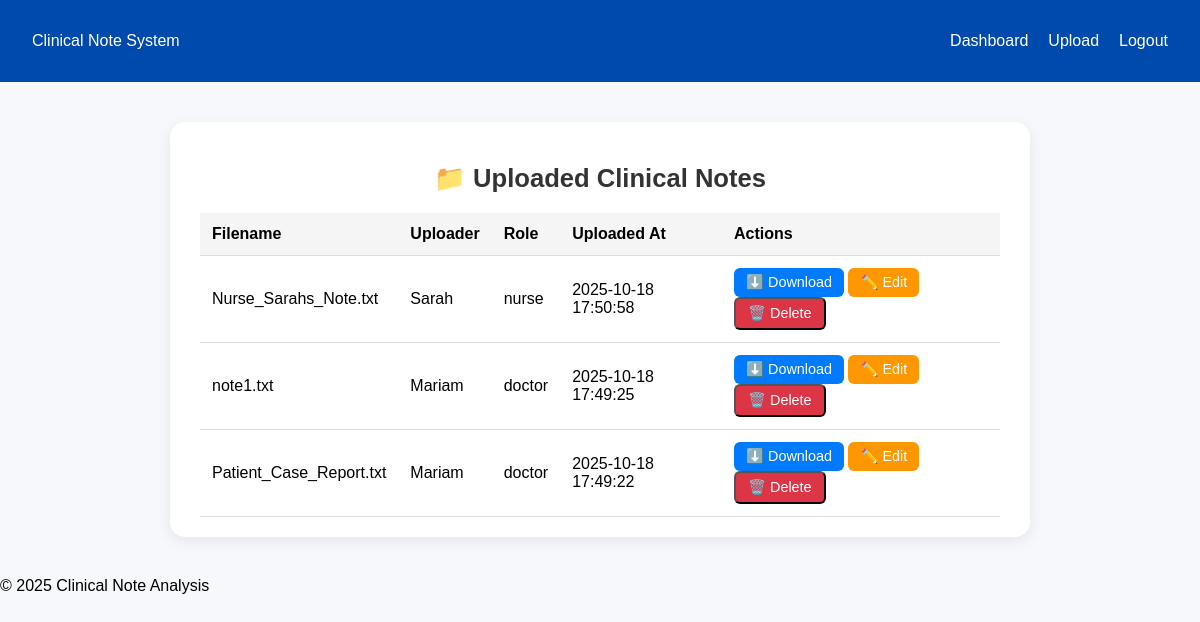
Page /view_uploads (signed in) on the earlier database version.
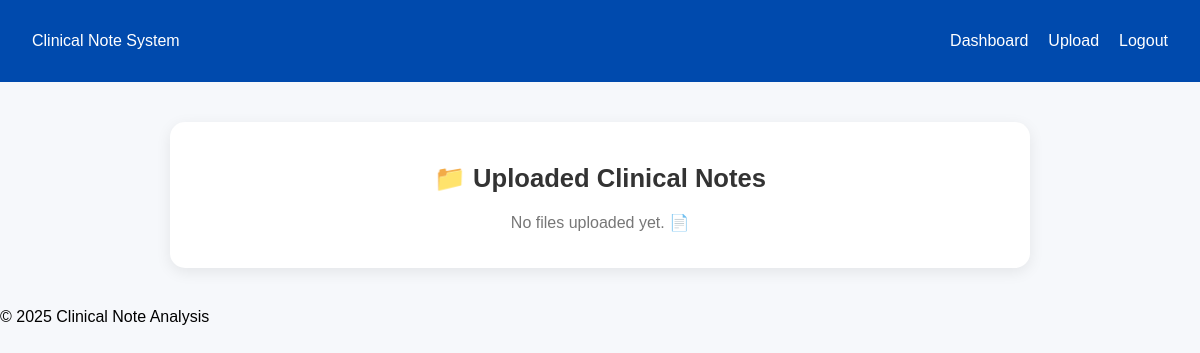
Same page on the later database version.
### tables this page shows
CREATE TABLE uploads (
                        id INTEGER PRIMARY KEY AUTOINCREMENT,
                        filename TEXT NOT NULL,
                        uploader TEXT NOT NULL,
                        role TEXT NOT NULL,
                        uploaded_at TIMESTAMP DEFAULT CURRENT_TIMESTAMP
                    );

### app.py (the view)
@app.route('/view_uploads')
def view_uploads():
    role = session.get('role')
    username = session.get('username')
    if role not in ['doctor', 'nurse']:
        return redirect(url_for('login'))
    with get_db() as conn:
        if role == 'doctor':
            files = conn.execute(
                "SELECT * FROM uploads ORDER BY uploaded_at DESC"
            ).fetchall()
        else:
            files = conn.execute(
                "SELECT * FROM uploads WHERE uploader=? AND role=? ORDER BY uploaded_at DESC",
                (username, role)
            ).fetchall()
    return render_template('view_uploads.html', files=files, role=role)

### app.py (called while the page is built)
def get_db():
    conn = sqlite3.connect("database.db")
    conn.row_factory = sqlite3.Row
    return conn

### Templates/view_uploads.html (shortened to what this page needs)
{% extends "base.html" %}
{% block content %}
<div class="view-uploads-container">
  <h2 class="section-title">📁 Uploaded Clinical Notes</h2>
  {% if files %}
  <table class="uploads-table">
    <thead>
      <tr>
        <th>Filename</th>
        <th>Uploader</th>
        <th>Role</th>
        <th>Uploaded At</th>
        <th>Actions</th>
      </tr>
    </thead>
    <tbody>
      {% for file in files %}
      <tr>
        <td>{{ file.filename }}</td>
        <td>{{ file.uploader }}</td>
        <td>{{ file.role }}</td>
        <td>{{ file.uploaded_at }}</td>
        <td>
          <a href="{{ url_for('download_file', filename=file.filename, uploader_role=file.role) }}"
             class="download-btn">⬇️ Download</a>
          {% if role == 'doctor' and file.filename.endswith('.txt') %}
          <a href="{{ url_for('edit_file', filename=file.filename, uploader_role=file.role) }}"
             class="download-btn" style="background:#ff9800;">
            ✏️ Edit
          </a>
          {% endif %}
        {% if role == 'doctor' %}
<form action="{{ url_for('delete_file', filename=file.filename, uploader_role=file.role) }}"
      method="POST" style="display:inline;">
  <button type="submit" class="download-btn" style="background:#dc3545;">🗑️ Delete</button>
</form>
{% endif %}
        </td>
      </tr>
      {% endfor %}
    </tbody>
  </table>
  {% else %}
  <p class="no-files-msg">No files uploaded yet. 📄</p>
  {% endif %}
</div>
{% endblock %}

### Templates/base.html (shortened to what this page needs)
<!DOCTYPE html>
<html lang="en">
<head>
  <link rel="stylesheet" href="{{ url_for('static', filename='style.css') }}">
</head>
<body>
  <nav class="navbar">
    <div class="logo"><a href="/">Clinical Note System</a></div>
    <ul class="nav-links">
      <li><a class="nav-link" href="/doctor_dashboard">Dashboard</a></li>
      <li><a class="nav-link" href="/upload">Upload</a></li>
      <li><a class="nav-link" href="/logout">Logout</a></li>
    </ul>
  </nav>
  <main class="container">
    {% block content %}{% endblock %}
  </main>
  <footer class="footer">
    <div class="footer-content">
      <span>© 2025 Clinical Note Analysis</span>
    </div>
  </footer>
</body>
</html>

### Static/style.css (style rules this page uses)
body { margin: 0; font-family: 'Poppins', sans-serif; background-color: #f6f8fb; }
.navbar { display: flex; justify-content: space-between; align-items: center; background-color: #004aad; color: white; padding: 1rem 2rem; }
.navbar ul { list-style: none; display: flex; gap: 20px; }
.navbar a { color: white; text-decoration: none; font-weight: 500; }
.view-uploads-container { max-width: 800px; margin: 40px auto; background: #fff; padding: 20px 30px; border-radius: 15px; box-shadow: 0 4px 15px rgba(0, 0, 0, 0.08); }
.section-title { font-size: 1.6rem; margin-bottom: 20px; color: #333; text-align: center; }
.no-files-msg { text-align: center; font-size: 1rem; color: #777; margin-top: 20px; }

Differences in the rows shown:
removed uploads: filename "Nurse_Sarahs_Note.txt", uploader "Sarah", role "nurse", uploaded_at "2025-10-18 17:50:58"
removed uploads: filename "note1.txt", uploader "Mariam", role "doctor", uploaded_at "2025-10-18 17:49:25"
removed uploads: filename "Patient_Case_Report.txt", uploader "Mariam", role "doctor", uploaded_at "2025-10-18 17:49:22"
Other differences:
text no longer shown: "Filename Uploader Role Uploaded At Actions"
text now shown: "No files uploaded yet. 📄"
